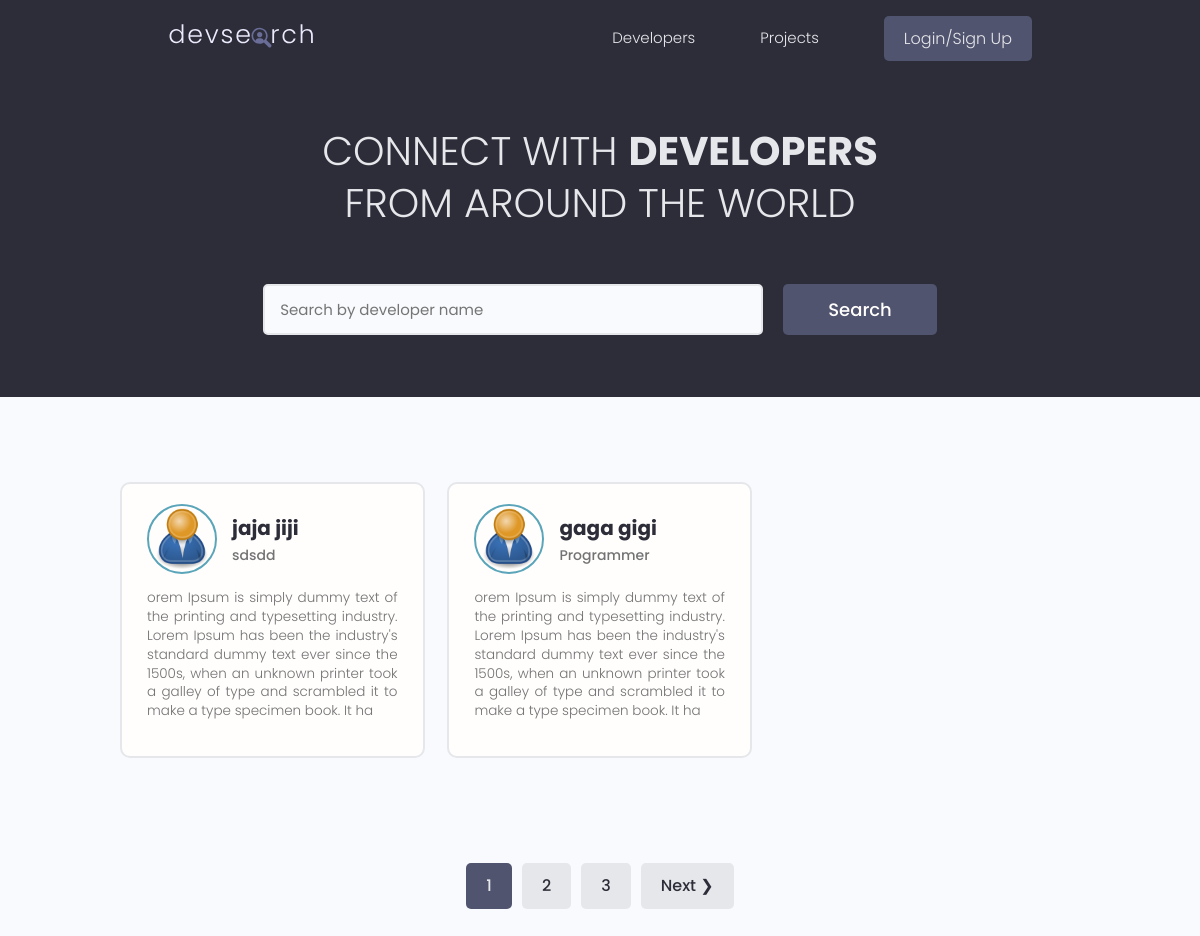
Before: / with the older database file.
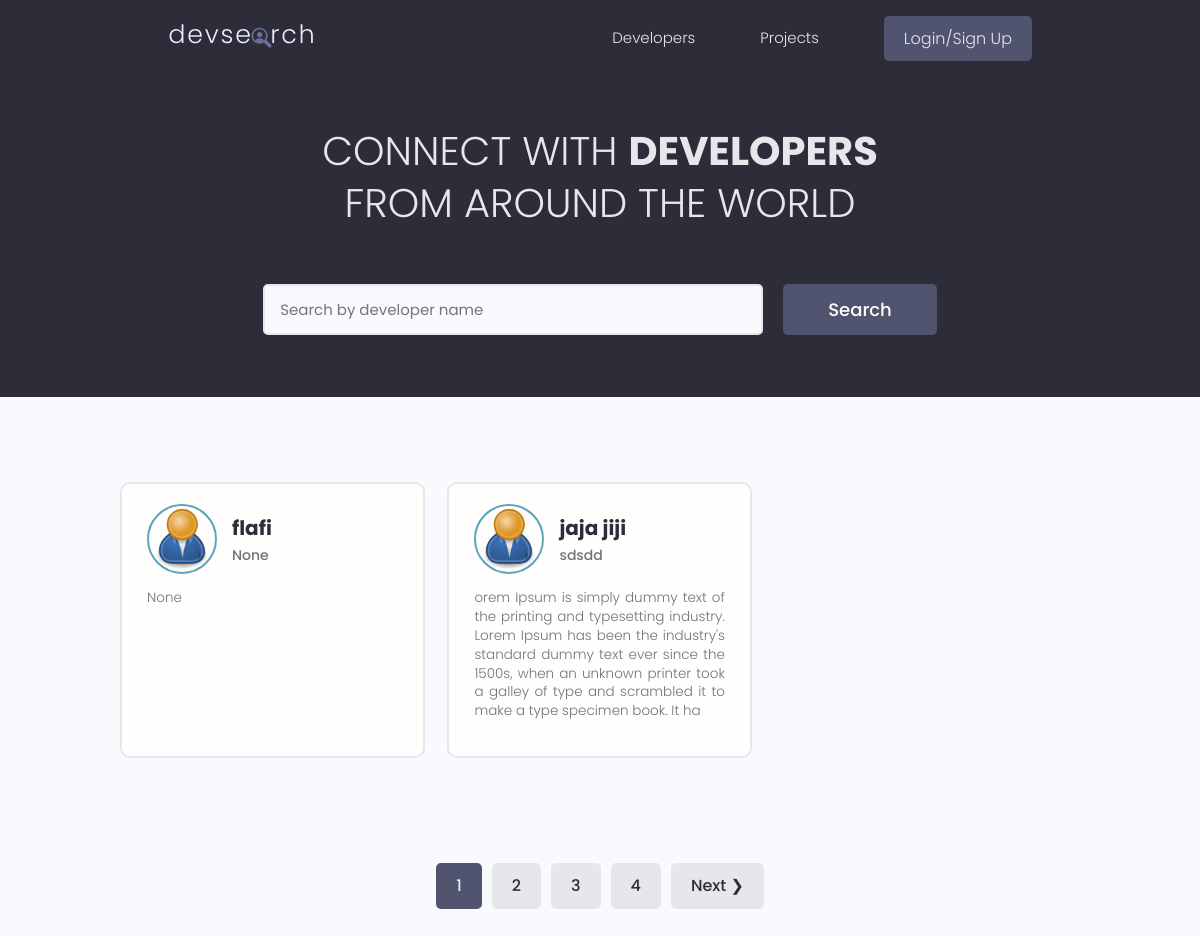
After: the same page with the newer database file.
### users/models.py (models this page shows, shortened)
class Profile(models.Model):
    user = models.OneToOneField(User, on_delete=models.CASCADE, null = True, blank=True)
    name = models.CharField(max_length=200,null = True, blank=True)
    location = models.CharField(max_length=200,null = True, blank=True)
    email = models.EmailField(max_length=500,null = True, blank=True)
    username = models.CharField(max_length=200,null = True, blank=True)
    short_intro =  models.CharField(max_length=200,null = True, blank=True)
    bio = models.TextField(null = True, blank=True)
    profile_image = models.ImageField(null = True, blank=True,upload_to='profiles/',default ='profiles/user-default.png')
    social_github = models.CharField(max_length=200,null = True, blank=True)
    social_twitter = models.CharField(max_length=200,null = True, blank=True)
    social_linkedin = models.CharField(max_length=200,null = True, blank=True)
    social_youtube = models.CharField(max_length=200,null = True, blank=True)
    social_website = models.CharField(max_length=200,null = True, blank=True)
    created =  models.DateTimeField(auto_now_add=True)
    id = models.UUIDField(default=uuid.uuid4,unique=True, primary_key=True,editable=False)
    class Meta:
        ordering = ['-created']

### users/views.py (the view)
# urls.py: path('',views.profiles,name='profiles-path'),
def profiles(request):
    profiles, search_query = searchProfiles(request)
    customRange, profiles = paginateProfile(request,profiles,2)
    context = {'profiles':profiles, 'search_query':search_query,'customRange':customRange}
    return render(request,'users/profiles.html',context)

### users/utils.py (called while the page is built)
def paginateProfile(request,profiles, results):
    page = request.GET.get('page')
    paginator = Paginator(profiles, results)
    try:
        profiles = paginator.page(page)
    except PageNotAnInteger:
        page = 1
    except EmptyPage:
        if page == '0':
            page = 1
        else:
            page = paginator.num_pages
    profiles = paginator.page(page)
    leftIndex = (int(page) - 5)
    if leftIndex < 1:
        leftIndex = 1
    rightIndex = (int(page) + 5)
    if rightIndex > paginator.num_pages:
        rightIndex = paginator.num_pages +1
    customRange = range(leftIndex,rightIndex)
    return customRange, profiles

def searchProfiles(request):
    search_query = ''
    if request.GET.get('search_query'):
        search_query = request.GET.get('search_query')
    skills = Skill.objects.filter(name__icontains = search_query )
    profiles = Profile.objects.distinct().filter(
        Q(name__icontains = search_query) |
        Q(short_intro__icontains = search_query)|
        Q(skill__in = skills))
    return profiles, search_query

### users/templates/users/profiles.html (shortened to what this page needs)
{% extends "main.html" %}
{% block content %}
    <main class="home">
      <section class="hero-section text-center">
        <div class="container container--narrow">
          <div class="hero-section__box">
            <h2>CONNECT WITH <span>DEVELOPERS</span></h2>
            <h2>FROM AROUND THE WORLD</h2>
          </div>
          <div class="hero-section__search">
            <form class="form" action="{%  url 'profiles-path' %}" method="get">
              <div class="form__field">
                <input class="input input--text" id="formInput#search" type="text" name="search_query"
                  placeholder="Search by developer name" value="{{ search_query }}"/>
              </div>
              <input class="btn btn--sub btn--lg" type="submit" value="Search" />
            </form>
          </div>
        </div>
      </section>
      <section class="devlist">
        <div class="container">
          <div class="grid grid--three">
            {% for profile in profiles %}
            <div class="column card">
              <div class="dev">
                <a href= "{% url 'userProfile-path' profile.id %}" class="card__body">
                  <div class="dev__profile">
                    <img class="avatar avatar--md" src="{{ profile.profile_image.url }}" alt="image" />
                    <div class="dev__meta">
                      <h3>{{profile.name}}</h3>
                      <h5>{{profile.short_intro|slice:"50"}}</h5>
                    </div>
                  </div>
                  <p class="dev__info">
                   {{profile.bio|slice:"250"}}
                  </p>
                </a>
              </div>
            </div>
            {% endfor %}
          </div>
        </div>
      </section>
      {% include "pagination.html"  with queryset=profiles  customRange=customRange search_query=search_query %}
    </main>
{% endblock content %}

Changed rows visible on the page:
no longer on this page (row unchanged): Profile: profile_image (placeholder picture), name "gaga gigi", short_intro "Programmer", bio "orem Ipsum is simply dummy text of the printing and typesetting industry. Lorem Ipsum has been the industry's standard dummy text ever since the 1500s, when an unknown printer took a galley of type and scrambled it to make a type specimen book. It ha"
added Profile: profile_image (placeholder picture), name "flafi", short_intro "None", bio "None"
Other visible differences:
new list line: "4"
